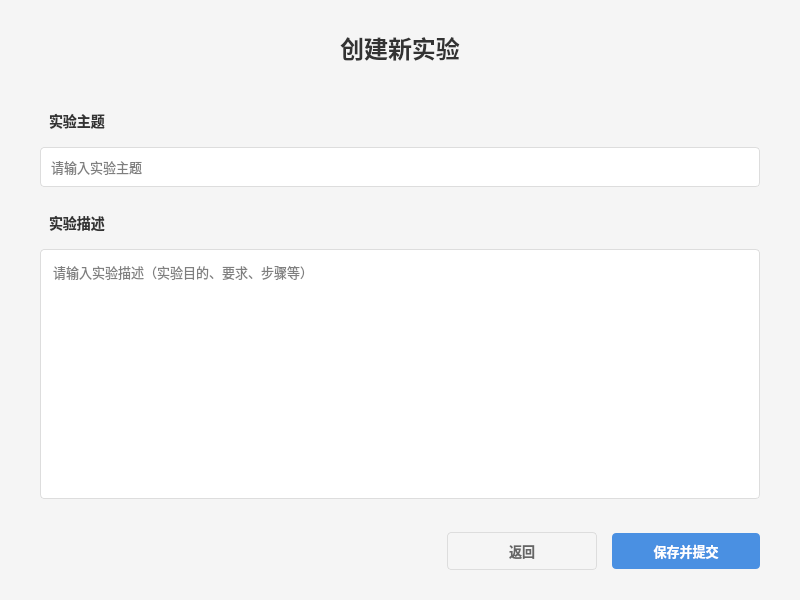
<?xml version="1.0" encoding="UTF-8"?>
<ui version="4.0">
 <class>Form</class>
 <widget class="QWidget" name="Form">
  <property name="geometry">
   <rect>
    <x>0</x>
    <y>0</y>
    <width>800</width>
    <height>600</height>
   </rect>
  </property>
  <property name="minimumSize">
   <size>
    <width>800</width>
    <height>600</height>
   </size>
  </property>
  <property name="windowTitle">
   <string>创建实验</string>
  </property>
  <property name="styleSheet">
   <string notr="true">QWidget {
    background-color: #f5f5f5;
    font-family: &quot;Microsoft YaHei&quot;, Arial;
}

QLabel {
    color: #333333;
    font-size: 14px;
    font-weight: bold;
    padding: 5px;
}

QLineEdit, QTextEdit {
    background-color: white;
    border: 1px solid #dddddd;
    border-radius: 4px;
    padding: 8px;
    font-size: 13px;
}

QLineEdit:focus, QTextEdit:focus {
    border: 2px solid #4a90e2;
}

QPushButton {
    background-color: #4a90e2;
    color: white;
    border: none;
    border-radius: 4px;
    padding: 8px 24px;
    font-size: 13px;
    font-weight: bold;
    min-width: 100px;
}

QPushButton:hover {
    background-color: #357abd;
}

QPushButton:pressed {
    background-color: #2d5986;
}

#pushButton {
    background-color: #f5f5f5;
    color: #666666;
    border: 1px solid #dddddd;
}

#pushButton:hover {
    background-color: #e8e8e8;
    border: 1px solid #cccccc;
}

#pushButton:pressed {
    background-color: #d8d8d8;
}</string>
  </property>
  <layout class="QVBoxLayout" name="verticalLayout_3">
   <property name="spacing">
    <number>20</number>
   </property>
   <property name="leftMargin">
    <number>40</number>
   </property>
   <property name="topMargin">
    <number>30</number>
   </property>
   <property name="rightMargin">
    <number>40</number>
   </property>
   <property name="bottomMargin">
    <number>30</number>
   </property>
   <item>
    <widget class="QLabel" name="title_label">
     <property name="styleSheet">
      <string notr="true">font-size: 24px;
color: #333333;
padding: 0px;</string>
     </property>
     <property name="text">
      <string>创建新实验</string>
     </property>
     <property name="alignment">
      <set>Qt::AlignCenter</set>
     </property>
    </widget>
   </item>
   <item>
    <spacer name="verticalSpacer">
     <property name="orientation">
      <enum>Qt::Vertical</enum>
     </property>
     <property name="sizeType">
      <enum>QSizePolicy::Fixed</enum>
     </property>
     <property name="sizeHint" stdset="0">
      <size>
       <width>20</width>
       <height>20</height>
      </size>
     </property>
    </spacer>
   </item>
   <item>
    <layout class="QVBoxLayout" name="verticalLayout">
     <property name="spacing">
      <number>10</number>
     </property>
     <item>
      <widget class="QLabel" name="label">
       <property name="text">
        <string>实验主题</string>
       </property>
      </widget>
     </item>
     <item>
      <widget class="QLineEdit" name="lineEdit">
       <property name="minimumSize">
        <size>
         <width>0</width>
         <height>40</height>
        </size>
       </property>
       <property name="placeholderText">
        <string>请输入实验主题</string>
       </property>
      </widget>
     </item>
    </layout>
   </item>
   <item>
    <layout class="QVBoxLayout" name="verticalLayout_2">
     <property name="spacing">
      <number>10</number>
     </property>
     <item>
      <widget class="QLabel" name="label_2">
       <property name="text">
        <string>实验描述</string>
       </property>
      </widget>
     </item>
     <item>
      <widget class="QTextEdit" name="textEdit">
       <property name="minimumSize">
        <size>
         <width>0</width>
         <height>250</height>
        </size>
       </property>
       <property name="placeholderText">
        <string>请输入实验描述（实验目的、要求、步骤等）</string>
       </property>
      </widget>
     </item>
    </layout>
   </item>
   <item>
    <spacer name="verticalSpacer_2">
     <property name="orientation">
      <enum>Qt::Vertical</enum>
     </property>
     <property name="sizeType">
      <enum>QSizePolicy::Fixed</enum>
     </property>
     <property name="sizeHint" stdset="0">
      <size>
       <width>20</width>
       <height>20</height>
      </size>
     </property>
    </spacer>
   </item>
   <item>
    <layout class="QHBoxLayout" name="horizontalLayout">
     <property name="spacing">
      <number>15</number>
     </property>
     <item>
      <spacer name="horizontalSpacer">
       <property name="orientation">
        <enum>Qt::Horizontal</enum>
       </property>
       <property name="sizeHint" stdset="0">
        <size>
         <width>40</width>
         <height>20</height>
        </size>
       </property>
      </spacer>
     </item>
     <item>
      <widget class="QPushButton" name="pushButton">
       <property name="text">
        <string>返回</string>
       </property>
      </widget>
     </item>
     <item>
      <widget class="QPushButton" name="pushButton_2">
       <property name="text">
        <string>保存并提交</string>
       </property>
      </widget>
     </item>
    </layout>
   </item>
  </layout>
 </widget>
 <resources/>
 <connections/>
</ui>
